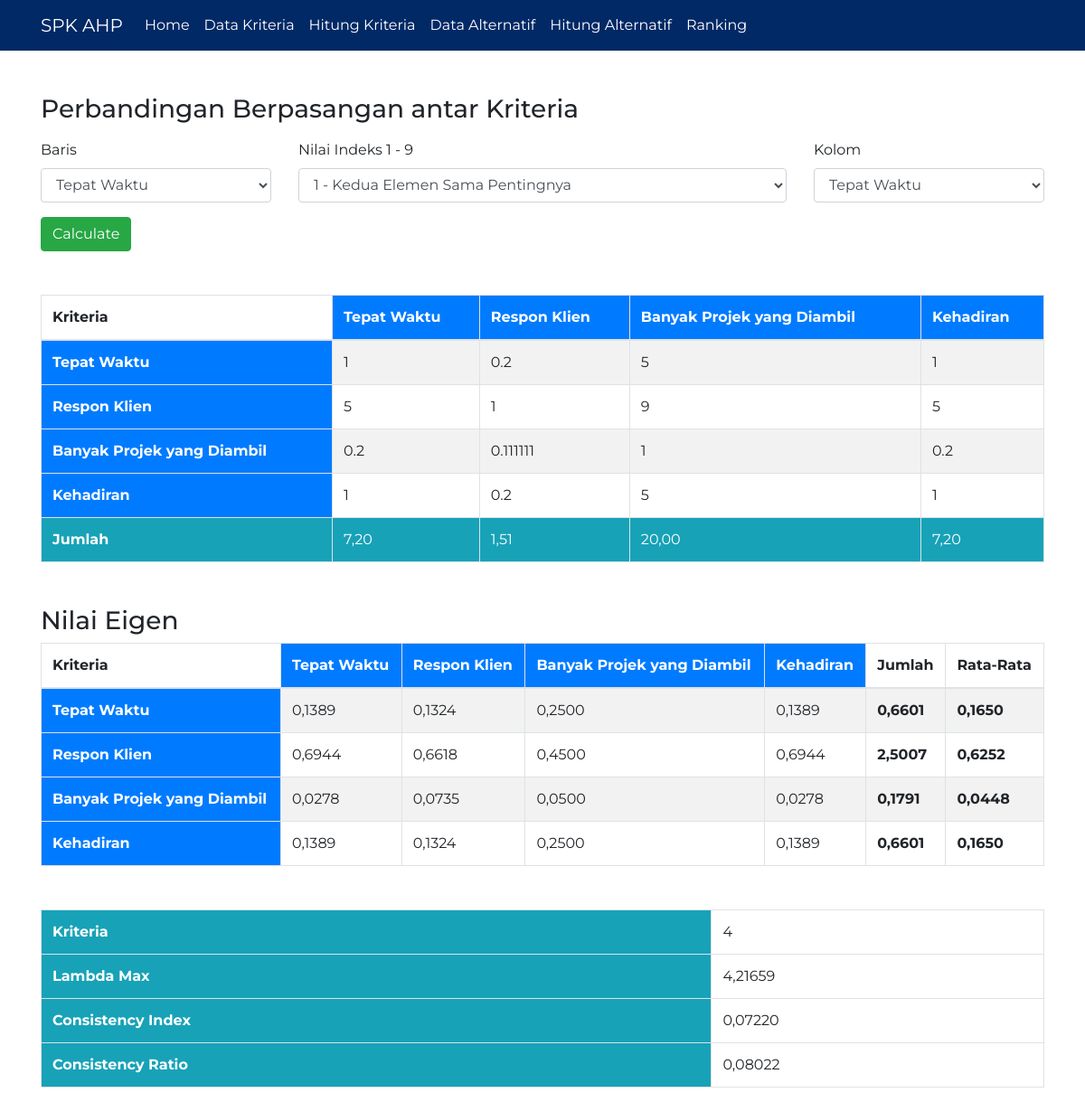
Page /hitung_kriteria.php on the committed database.
### tables this page shows
CREATE TABLE `kriteria` (
  `id` varchar(3) NOT NULL,
  `nama` varchar(50) DEFAULT NULL,
  `jumlah_kriteria` float DEFAULT NULL,
  `bobot_kriteria` float DEFAULT NULL
);

CREATE TABLE `analisa_kriteria` (
  `kriteria1` varchar(3) NOT NULL DEFAULT '',
  `indeks` float DEFAULT NULL,
  `hasil_analisa_kriteria` float DEFAULT NULL,
  `kriteria2` varchar(3) NOT NULL DEFAULT ''
);

### hitung_kriteria.php (the view, shortened to what this page needs)
<?php
include 'header/header.php';
?>
<section>
    <h3 class="mb-3">Perbandingan Berpasangan antar Kriteria</h3>
    <form action="proses_hitung_kriteria.php" method="POST">
        <div class="row">
            <div class="col-lg-3">
                <div class="form-group">
                    <label for="baris">Baris</label>
                    <select class="form-control" name="baris" id="baris">
                        <?php
                        include 'koneksi/koneksi.php';
                        $query = mysqli_query($koneksi, "SELECT * FROM kriteria");
                        while ($res = mysqli_fetch_assoc($query)) : ?>
                            <option value="<?= $res['id'] ?>"> <?= $res['nama'] ?> </option>
                        <?php endwhile; ?>
                    </select>
                </div>
            </div>
            <div class="col-lg-6">
                <div class="form-group">
                    <label for="indeks">Nilai Indeks 1 - 9 </label>
                    <select class="form-control" name="indeks" id="indeks">
                        <?php
                        include 'koneksi/koneksi.php';
                        $query = mysqli_query($koneksi, "SELECT * FROM indeks");
                        while ($res = mysqli_fetch_assoc($query)) : ?>
                            <option value="<?= $res['id'] ?>"> <?= $res['angka'] ?> - <?= $res['keterangan'] ?> </option>
                        <?php endwhile; ?>
                    </select>
                </div>
            </div>
            <div class="col-lg-3">
                <div class="form-group">
                    <label for="kolom">Kolom</label>
                    <select class="form-control" name="kolom" id="kolom">
                        <?php
                        include 'koneksi/koneksi.php';
                        $query = mysqli_query($koneksi, "SELECT * FROM kriteria");
                        while ($res = mysqli_fetch_assoc($query)) : ?>
                            <option value="<?= $res['id'] ?>"> <?= $res['nama'] ?> </option>
                        <?php endwhile; ?>
                    </select>
                </div>
            </div>
        </div>
        <input type="submit" class="btn btn-success" value="Calculate"></input>
    </form>
</section>
<section>
    <table class="table table-striped table-bordered mt-5">
        <thead>
            <th>Kriteria</th>
            <?php
            include 'koneksi/koneksi.php';
            $query = mysqli_query($koneksi, "SELECT * FROM kriteria");
            while ($res = mysqli_fetch_assoc($query)) :  ?>
                <th class="bg-primary text-white"><?= $res['nama'] ?></th>
            <?php endwhile; ?>
        </thead>
        <tbody>
            <?php
            include 'koneksi/koneksi.php';
            $query = mysqli_query($koneksi, "SELECT * FROM kriteria");
            while ($baris = mysqli_fetch_assoc($query)) :  ?>
                <tr>
                    <th class="bg-primary text-white"><?= $baris['nama'] ?></th>
                    <?php
                    $query2 = mysqli_query($koneksi, "SELECT * FROM kriteria");
                    while ($kolom = mysqli_fetch_assoc($query2)) :  ?>
                        <td>
                            <?php
                            if ($baris['id'] == $kolom['id']) {
                                echo 1;
                            } else {
                                $queryNilai = mysqli_query($koneksi, "SELECT * FROM analisa_kriteria WHERE kriteria1 = '$baris[id]' AND kriteria2 = '$kolom[id]'");
                                $nilai = mysqli_fetch_assoc($queryNilai);
                                echo $nilai['indeks'];
                            }
                            ?>
                        </td>
                    <?php endwhile; ?>
                </tr>
            <?php endwhile; ?>
        </tbody>
        <tfoot>
            <tr class="bg-info text-white">
                <th>Jumlah</th>
                <?php
                include 'koneksi/koneksi.php';
                $cr1 = mysqli_query($koneksi, "SELECT * FROM kriteria");
                while ($kriteria = mysqli_fetch_assoc($cr1)) :
                ?>
                    <td>
                        <?php
                        $queryJml = mysqli_query($koneksi, "SELECT SUM(indeks) AS jumlah FROM analisa_kriteria WHERE kriteria2 = '$kriteria[id]'");
                        $resultQuery = mysqli_fetch_assoc($queryJml);
                        echo number_format($resultQuery['jumlah'], 2, ',', ',');
                        ?>
                    </td>
                <?php endwhile; ?>
            </tr>
        </tfoot>
    </table>
</section>
<section>
    <h3 class="mt-5">Nilai Eigen</h3>
    <table class="table table-striped table-bordered">
        <thead>
            <th>Kriteria</th>
            <?php
            $query = mysqli_query($koneksi, "SELECT * FROM kriteria");
            while ($res = mysqli_fetch_assoc($query)) : ?>
                <th class="bg-primary text-white"><?= $res['nama']; ?></th>
            <?php endwhile; ?>
            <th>Jumlah</th>
            <th>Rata-Rata</th>
        </thead>
        <tbody>
            <?php
            $queryC1 = mysqli_query($koneksi, "SELECT * FROM kriteria");
            while ($kriteria1 = mysqli_fetch_assoc($queryC1)) : ?>
                <tr>
                    <th class="bg-primary text-white"><?= $kriteria1['nama'] ?></th>
                    <?php
                    $queryC2 = mysqli_query($koneksi, "SELECT * FROM kriteria");
                    while ($kriteria2 = mysqli_fetch_assoc($queryC2)) : ?>
                        <td>
                            <?php
                            if ($kriteria1['id'] == $kriteria2['id']) {
                                $c = 1 / $kriteria2['jumlah_kriteria'];
                                echo number_format($c, 4, ',', ',');
                            } else {
                                $queryEigen = mysqli_query($koneksi, "SELECT * FROM analisa_kriteria
                                WHERE kriteria1 = '$kriteria1[id]' AND kriteria2 = '$kriteria2[id]'");
                                $resultEigen = mysqli_fetch_assoc($queryEigen);
                                $c = $resultEigen['indeks'] / $kriteria2['jumlah_kriteria'];
                                echo number_format($c, 4, ',', '.');
                            }
                            ?>
                        </td>
                    <?php endwhile; ?>
                    <th>
                        <?php
                        $queryTotalEigen = mysqli_query($koneksi, "SELECT SUM(hasil_analisa_kriteria) as jumlah
                        FROM analisa_kriteria
                        WHERE kriteria1 = '$kriteria1[id]'");
                        $resultTotalEigen = mysqli_fetch_assoc($queryTotalEigen);
                        echo number_format($resultTotalEigen['jumlah'], 4, ',', '.');
                        ?>
                    </th>
                    <th>
                        <?php
                        $queryAvgEigen = mysqli_query($koneksi, "SELECT AVG(hasil_analisa_kriteria) as rata
                        FROM analisa_kriteria WHERE kriteria1 = '$kriteria1[id]'");
                        $resultAvgEigen = mysqli_fetch_assoc($queryAvgEigen);
                        echo number_format($resultAvgEigen['rata'], 4, ',', '.');
                        ?>
                    </th>
                </tr>
            <?php endwhile; ?>
        </tbody>
    </table>
</section>
<section class="mt-5">
    <table class="table table-bordered">
        <tbody>
            <tr>
                <th class="bg-info text-white">Kriteria</th>
                <td>
                    <?php
                    $rowCount = mysqli_query($koneksi, "SELECT COUNT(*) as rowCount FROM kriteria");
                    $count = mysqli_fetch_assoc($rowCount);
                    echo $count['rowCount'];
                    ?>
                </td>
            </tr>
            <tr>
                <th class="bg-info text-white">Lambda Max</th>
                <td>
                    <?php
                    $lambdaMax = 0;
                    $query = mysqli_query($koneksi, "SELECT * FROM kriteria");
                    while ($result = mysqli_fetch_assoc($query)) {
                        $lambdaMax += $result['jumlah_kriteria'] * $result['bobot_kriteria'];
                    }
                    echo number_format($lambdaMax, 5, ',', '.');
                    ?>
                </td>
            </tr>
            <tr>
                <th class="bg-info text-white">Consistency Index</th>
                <td>
                    <?php
                    $ci = ($lambdaMax - $count['rowCount']) / ($count['rowCount'] - 1);
                    echo number_format($ci, 5, ',', '.');
                    ?>
                </td>
            </tr>
            <tr>
                <th class="bg-info text-white">Consistency Ratio</th>
                <td>
                    <?php
                    switch ($count['rowCount']) {
                        case 4:
                            $r = 0.90;
                            break;
                    }
                    $cr = $ci / $r;
                    echo number_format($cr, 5, ',', '.');
                    ?>
                </td>
            </tr>
        </tbody>
    </table>
</section>
<?php
include 'footer/footer.php'
?>

### asset/css/style.css (style rules this page uses)
* { font-family: "Montserrat", sans-serif; }

### rows in the picture
kriteria: nama "Tepat Waktu", shows "1", analisa_kriteria.indeks "5", analisa_kriteria.indeks "0.2", analisa_kriteria.indeks "1", jumlah "7,20", jumlah_kriteria "0,1389", jumlah "0,6601", rata "0,1650", jumlah_kriteria.indeks "0,6944", jumlah_kriteria.indeks "0,0278", jumlah_kriteria.indeks "0,1389"
kriteria: nama "Respon Klien", analisa_kriteria.indeks "0.2", shows "1", analisa_kriteria.indeks "0.111111", jumlah "1,51", jumlah_kriteria.indeks "0,1324", jumlah_kriteria "0,6618", jumlah "2,5007", rata "0,6252", jumlah_kriteria.indeks "0,0735"
kriteria: nama "Banyak Projek yang Diambil", analisa_kriteria.indeks "5", analisa_kriteria.indeks "9", shows "1", jumlah "20,00", jumlah_kriteria.indeks "0,2500", jumlah_kriteria.indeks "0,4500", jumlah_kriteria "0,0500", jumlah "0,1791", rata "0,0448"
kriteria: nama "Kehadiran", analisa_kriteria.indeks "1", analisa_kriteria.indeks "5", analisa_kriteria.indeks "0.2", jumlah "7,20", jumlah_kriteria.indeks "0,1389", jumlah_kriteria.indeks "0,6944", jumlah_kriteria.indeks "0,0278", jumlah_kriteria "0,1389", jumlah "0,6601", rata "0,1650"

### other values in the picture
$count['rowCount'] "4"
$lambdaMax "4,21659"
$ci "0,07220"
$cr "0,08022"
form field baris "Tepat Waktu"
form field indeks "1 - Kedua Elemen Sama Pentingnya"
form field kolom "Tepat Waktu"
